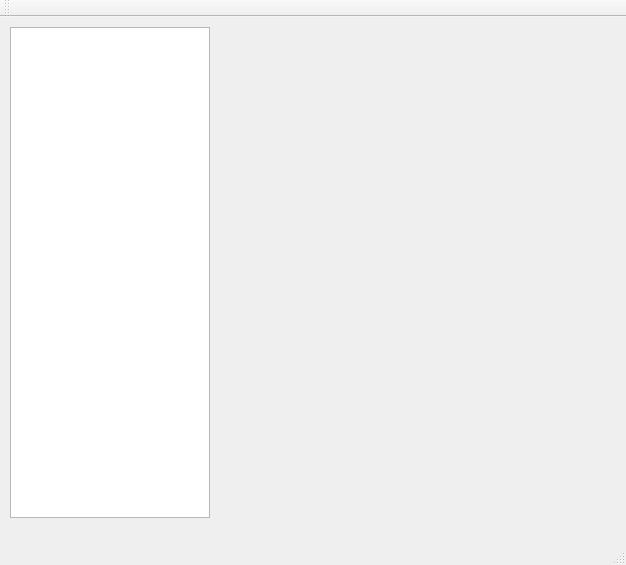
<?xml version="1.0" encoding="UTF-8"?>
<ui version="4.0">
 <class>MainWindow</class>
 <widget class="QMainWindow" name="MainWindow">
  <property name="geometry">
   <rect>
    <x>0</x>
    <y>0</y>
    <width>626</width>
    <height>565</height>
   </rect>
  </property>
  <property name="windowTitle">
   <string>MainWindow</string>
  </property>
  <widget class="QWidget" name="centralWidget">
   <widget class="QListView" name="listView">
    <property name="geometry">
     <rect>
      <x>10</x>
      <y>10</y>
      <width>200</width>
      <height>491</height>
     </rect>
    </property>
   </widget>
  </widget>
  <widget class="QMenuBar" name="menuBar">
   <property name="geometry">
    <rect>
     <x>0</x>
     <y>0</y>
     <width>626</width>
     <height>25</height>
    </rect>
   </property>
  </widget>
  <widget class="QToolBar" name="mainToolBar">
   <attribute name="toolBarArea">
    <enum>TopToolBarArea</enum>
   </attribute>
   <attribute name="toolBarBreak">
    <bool>false</bool>
   </attribute>
  </widget>
  <widget class="QStatusBar" name="statusBar"/>
 </widget>
 <layoutdefault spacing="6" margin="11"/>
 <resources/>
 <connections/>
</ui>
